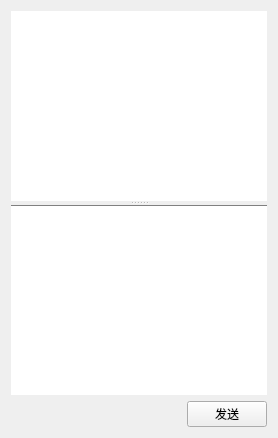
           <widget class="QWidget" name="tab_4">
            <attribute name="title">
             <string>消息窗口</string>
            </attribute>
            <layout class="QGridLayout" name="gridLayout_3">
             <item row="0" column="0">
              <widget class="QSplitter" name="fifo_splitter">
               <property name="orientation">
                <enum>Qt::Vertical</enum>
               </property>
               <widget class="QTextBrowser" name="fifo_textBrowser">
                <property name="styleSheet">
                 <string notr="true">QTextBrowser
{
	border-style: none;
    margin: 0px;
	font-size: 16px;
}
</string>
                </property>
               </widget>
               <widget class="QWidget" name="layoutWidget_2">
                <layout class="QVBoxLayout" name="verticalLayout_2">
                 <item>
                  <widget class="QTextEdit" name="fifo_textEdit">
                   <property name="styleSheet">
                    <string notr="true">QTextEdit
{
	border-style: none;
    margin: 0px;
	border-top: 1px solid gray;
}
</string>
                   </property>
                  </widget>
                 </item>
                 <item>
                  <layout class="QHBoxLayout" name="horizontalLayout_2">
                   <item>
                    <spacer name="horizontalSpacer_2">
                     <property name="orientation">
                      <enum>Qt::Horizontal</enum>
                     </property>
                     <property name="sizeHint" stdset="0">
                      <size>
                       <width>40</width>
                       <height>20</height>
                      </size>
                     </property>
                    </spacer>
                   </item>
                   <item>
                    <widget class="QPushButton" name="fifo_btn_send">
                     <property name="text">
                      <string>发送</string>
                     </property>
                    </widget>
                   </item>
                  </layout>
                 </item>
                </layout>
               </widget>
              </widget>
             </item>
            </layout>
           </widget>
